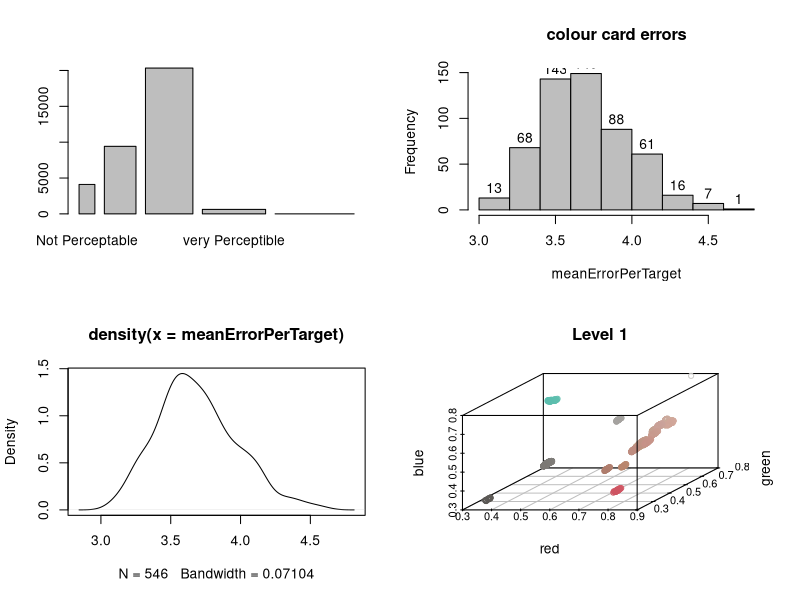

The R source for this figure:
#load the data
setwd("datavis2018")
lab <- read.csv2("data/LabMeasurements-Color-Card.csv")
Master <- read.csv2("data/MasterColorCard.csv")

#set plot matrix
par(mfrow=c(2,2))
#t() tranposes the matrix  and c() puts it all into one row
MasterAsOneRow <- c(t(as.matrix(Master[,9:11])))

#creates a matrix by repeating the rows to fit the lab data 
MasterSameSizeAsLab <- matrix(rep(MasterAsOneRow, 13*42), byrow = TRUE,nrow = 13*42)

#cuts off row and col column from lab data
LabWithoutFirstColumns <- lab[,-c(1:2)]

#create a matrx that contains the differences between the Lab values of master and lab
DeltaMasterLab <- MasterSameSizeAsLab - LabWithoutFirstColumns

#square the differences
DeltaMasterSquared <- DeltaMasterLab^2

#SpotErrorMatrix contains Lab Errors for each spot (one row is one colour card)
SpotErrorMatrix <- matrix(NA, nrow = 546, ncol = 64, byrow = FALSE)
#fill the empty matrix with the computed errors
for (i in 1:ncol(SpotErrorMatrix)) {
  SpotErrorMatrix[,i] <- sqrt(rowSums(DeltaMasterSquared[,(i-1)*3+(1:3)]))
}
#compute min's and max's
deltaERangePerCard  <- matrix(NA, nrow = nrow(SpotErrorMatrix), ncol = 2, byrow = FALSE)
rownames(deltaERangePerCard) <- c(1:nrow(SpotErrorMatrix))
colnames(deltaERangePerCard) <- c("Minimum","Maximum")
#deltaERangePerCard <- as.table(deltaERangePerCard)
#deltaERangePerCard["Minimum"] 

for (i in 1:nrow(SpotErrorMatrix)) {
  rafMin <- min(SpotErrorMatrix[i,])
  rafMax <- max(SpotErrorMatrix[i,])
  minIndex <- match(c(rafMin),SpotErrorMatrix[i,])
  maxIndex <- match(c(rafMax),SpotErrorMatrix[i,])
  #print(c(i, rafMin, minIndex, rafMax, maxIndex))
  deltaERangePerCard[i,"Minimum"] <- min(SpotErrorMatrix[i,])
  deltaERangePerCard[i,"Maximum"] <- max(SpotErrorMatrix[i,])
}

#count how many spots belong into each visibility group
VisLevelOne <- sum(SpotErrorMatrix<=1)
VisLevelTwo <- sum((SpotErrorMatrix>1) & (SpotErrorMatrix<2))
VisLevelThree <- sum((SpotErrorMatrix>2) & (SpotErrorMatrix<10))
VisLevelFour <- sum((SpotErrorMatrix>11) & (SpotErrorMatrix<49))
VisLevelFive <- sum(SpotErrorMatrix>50)

#plot the groups
barplot(c(VisLevelOne,VisLevelTwo,VisLevelThree,VisLevelFour,VisLevelFive),
        (1:5),
        names.arg = c("Not Perceptable","Hardly Perceptable","At Glance","very Perceptible","Opposite"))

#visibility of color changes per card
meanErrorPerTarget <- rowMeans(SpotErrorMatrix)

#plot the groups
hist(meanErrorPerTarget, breaks="Sturge", col="grey", labels = T,main="colour card errors")
plot(density(meanErrorPerTarget))

#visibility of color changes per sample
meanErrorPerSample <- c(1:13)

for (i in 1:13) {
  counter<-i;
  for (x in 1:42){
    meanErrorPerSample[i]<-meanErrorPerSample[i]+meanErrorPerTarget[counter]
    counter<-counter+13
  }
  meanErrorPerSample[i]<- meanErrorPerSample[i]/42
}


#try to get back from error to lab values in table
#get indexes of errors in certain level
indexMatrix <- which(SpotErrorMatrix<=1, arr.ind=TRUE)
#create helper to retrieve indexes of L values
columnIndexesInLabMatrix<-seq(from=1, to=192,by=3)
#create matrix to fill
LabForLevel <- matrix(NA, nrow = nrow(indexMatrix), ncol = 3, byrow = FALSE)

#get the lab values for each element of the index list
for(i in 1:nrow(indexMatrix)){
  LabForLevel[i,1]<-LabWithoutFirstColumns[indexMatrix[i,1],columnIndexesInLabMatrix[indexMatrix[i,2]]]
  LabForLevel[i,2]<-LabWithoutFirstColumns[indexMatrix[i,1],columnIndexesInLabMatrix[indexMatrix[i,2]]+1]
  LabForLevel[i,3]<-LabWithoutFirstColumns[indexMatrix[i,1],columnIndexesInLabMatrix[indexMatrix[i,2]]+2]
}

#convert lab matrx to rgb matrix
RgbForLevel <- matrix(NA, nrow = nrow(LabForLevel), ncol = 3, byrow = FALSE)
for(i in 1:nrow(LabForLevel)){
  RgbForLevel[i,1:3]<-convertColor(LabForLevel[i,1:3],from = "Lab", to="sRGB")
}

library(scatterplot3d)
scatterplot3d(RgbForLevel, color = rgb(RgbForLevel, alpha=1),xlab = "red", ylab = "green",zlab = "blue", main="Level 1")
